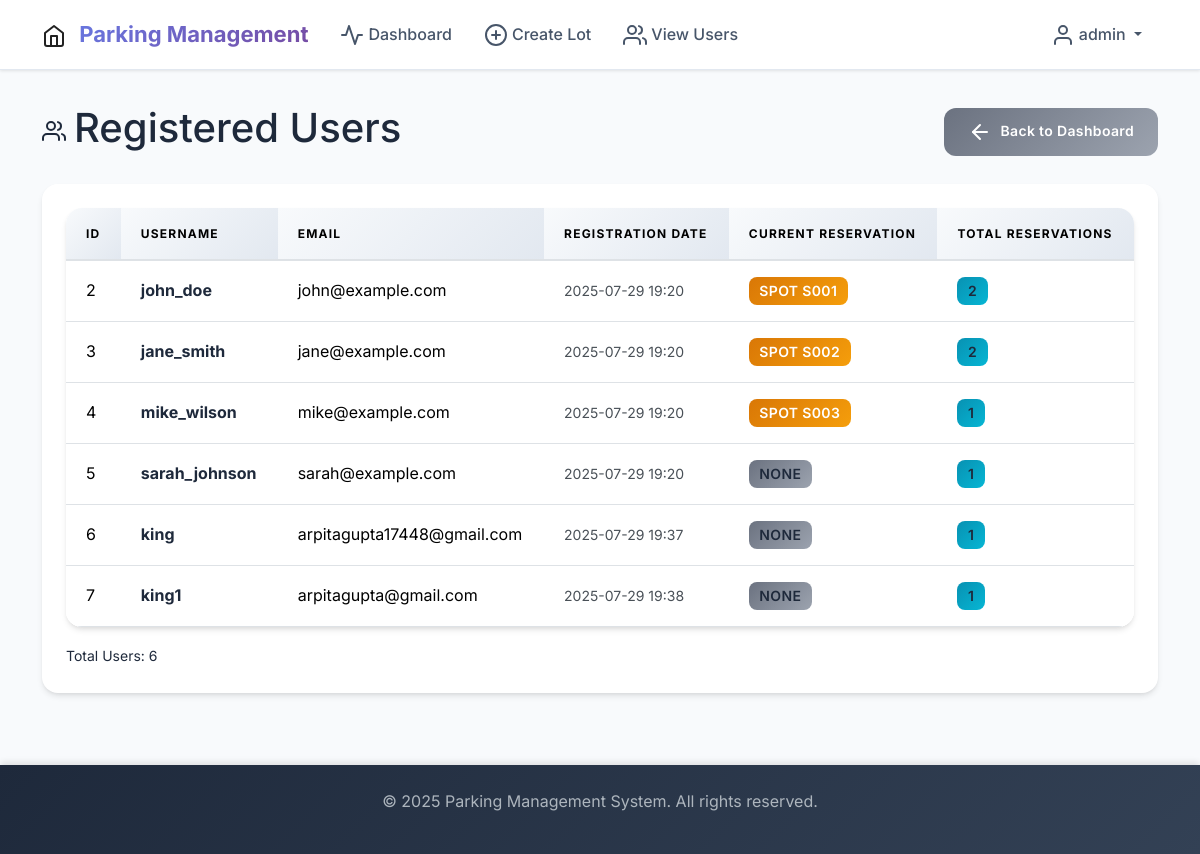
The app's page /admin/view_users (signed in) with its own data.
### app_models.py (models this page shows, shortened)
class User(UserMixin, db.Model):
    __tablename__ = 'users'
    id = db.Column(db.Integer, primary_key=True)
    username = db.Column(db.String(80), unique=True, nullable=False)
    email = db.Column(db.String(120), unique=True, nullable=False)
    password_hash = db.Column(db.String(256), nullable=False)
    is_admin = db.Column(db.Boolean, default=False, nullable=False)
    created_at = db.Column(db.DateTime, default=datetime.utcnow)
    reservations = db.relationship('Reservation', backref='user', lazy=True, cascade='all, delete-orphan')

class ParkingSpot(db.Model):
    __tablename__ = 'parking_spots'
    id = db.Column(db.Integer, primary_key=True)
    lot_id = db.Column(db.Integer, db.ForeignKey('parking_lots.id'), nullable=False)
    spot_number = db.Column(db.String(10), nullable=False)
    status = db.Column(db.String(1), default='A', nullable=False)  # A=Available, R=Reserved, O=Occupied
    reservations = db.relationship('Reservation', backref='parking_spot', lazy=True)

### routes.py (the view)
@app.route('/admin/view_users')
@login_required
def view_users():
    if not current_user.is_admin:
        flash('Access denied. Admin privileges required.', 'error')
        return redirect(url_for('user_dashboard'))
    users = User.query.filter_by(is_admin=False).all()
    return render_template('admin/view_users.html', users=users)

### app.py (called while the page is built)
@login_manager.user_loader
def load_user(user_id):
    from app_models import User
    return User.query.get(int(user_id))

### templates/admin/view_users.html (shortened to what this page needs)
{% extends "base.html" %}
{% block content %}
<div class="d-flex justify-content-between align-items-center mb-4">
    <h2><i data-feather="users" class="me-2"></i>Registered Users</h2>
    <a href="{{ url_for('admin_dashboard') }}" class="btn btn-secondary">
        <i data-feather="arrow-left" class="me-2"></i>Back to Dashboard
    </a>
</div>
<div class="card">
    <div class="card-body">
        {% if users %}
            <div class="table-responsive">
                <table class="table table-hover">
                    <thead>
                        <tr>
                            <th>ID</th>
                            <th>Username</th>
                            <th>Email</th>
                            <th>Registration Date</th>
                            <th>Current Reservation</th>
                            <th>Total Reservations</th>
                        </tr>
                    </thead>
                    <tbody>
                        {% for user in users %}
                            <tr>
                                <td>{{ user.id }}</td>
                                <td>
                                    <strong>{{ user.username }}</strong>
                                </td>
                                <td>{{ user.email }}</td>
                                <td>
                                    <small class="text-muted">{{ user.created_at.strftime('%Y-%m-%d %H:%M') }}</small>
                                </td>
                                <td>
                                    {% set active_reservation = user.reservations|selectattr('leaving_timestamp', 'none')|first %}
                                    {% if active_reservation %}
                                        <span class="badge bg-warning">
                                            Spot {{ active_reservation.parking_spot.spot_number }}
                                        </span>
                                    {% else %}
                                        <span class="badge bg-secondary">None</span>
                                    {% endif %}
                                </td>
                                <td>
                                    <span class="badge bg-info">{{ user.reservations|length }}</span>
                                </td>
                            </tr>
                        {% endfor %}
                    </tbody>
                </table>
            </div>
            <div class="mt-3">
                <small class="text-muted">
                    Total Users: {{ users|length }}
                </small>
            </div>
        {% else %}
            <div class="text-center py-5">
                <i data-feather="users" class="text-muted mb-3" style="width: 64px; height: 64px;"></i>
                <h5 class="text-muted">No Users Registered</h5>
                <p class="text-muted">No users have registered yet.</p>
            </div>
        {% endif %}
    </div>
</div>
{% endblock %}

### templates/base.html (shortened to what this page needs)
<!DOCTYPE html>
<html lang="en" data-bs-theme="light">
<head>
    <link href="https://cdn.jsdelivr.net/npm/bootswatch@5.3.0/dist/darkly/bootstrap.min.css" rel="stylesheet">
    <link href="https://cdnjs.cloudflare.com/ajax/libs/feather-icons/4.29.0/feather.min.css" rel="stylesheet">
    <link href="{{ url_for('static', filename='css/custom.css') }}" rel="stylesheet">
</head>
<body>
    <nav class="navbar navbar-expand-lg fixed-top">
        <div class="container">
            <a class="navbar-brand" href="{{ url_for('index') }}">
                <i data-feather="home" class="me-2"></i>
                Parking Management
            </a>
            <div class="collapse navbar-collapse" id="navbarNav">
                <ul class="navbar-nav me-auto">
                    {% if current_user.is_authenticated %}
                        {% if current_user.is_admin %}
                            <li class="nav-item">
                                <a class="nav-link" href="{{ url_for('admin_dashboard') }}">
                                    <i data-feather="activity" class="me-1"></i>Dashboard
                                </a>
                            </li>
                            <li class="nav-item">
                                <a class="nav-link" href="{{ url_for('create_lot') }}">
                                    <i data-feather="plus-circle" class="me-1"></i>Create Lot
                                </a>
                            </li>
                            <li class="nav-item">
                                <a class="nav-link" href="{{ url_for('view_users') }}">
                                    <i data-feather="users" class="me-1"></i>View Users
                                </a>
                            </li>
                        {% endif %}
                    {% endif %}
                </ul>
                <div class="d-flex align-items-center">
                    {% if current_user.is_authenticated %}
                        <div class="dropdown">
                            <a class="nav-link dropdown-toggle" href="#" role="button" data-bs-toggle="dropdown">
                                <i data-feather="user" class="me-1"></i>{{ current_user.username }}
                            </a>
                        </div>
                    {% endif %}
                </div>
            </div>
        </div>
    </nav>
    <main class="py-4" style="margin-top: 80px;">
        <div class="container">
            {% block content %}{% endblock %}
        </div>
    </main>
    <footer class="bg-dark text-light mt-5 py-4">
        <div class="container text-center">
            <p>&copy; 2025 Parking Management System. All rights reserved.</p>
        </div>
    </footer>
</body>
</html>

### records on screen
User: username "admin"
User: id "2", username "john_doe", email "john@example.com", created_at "2025-07-29 19:20", reservations|length "2"
ParkingSpot: parking_spot.spot_number "S001"
User: id "3", username "jane_smith", email "jane@example.com", created_at "2025-07-29 19:20", reservations|length "2"
ParkingSpot: parking_spot.spot_number "S002"
User: id "4", username "mike_wilson", email "mike@example.com", created_at "2025-07-29 19:20", reservations|length "1"
ParkingSpot: parking_spot.spot_number "S003"
User: id "5", username "sarah_johnson", email "sarah@example.com", created_at "2025-07-29 19:20", shows "NONE", reservations|length "1"
User: id "6", username "king", email "arpitagupta17448@gmail.com", created_at "2025-07-29 19:37", shows "NONE", reservations|length "1"
User: id "7", username "king1", email "arpitagupta@gmail.com", created_at "2025-07-29 19:38", shows "NONE", reservations|length "1"

### other values on screen
{{ users|length }} "6"
